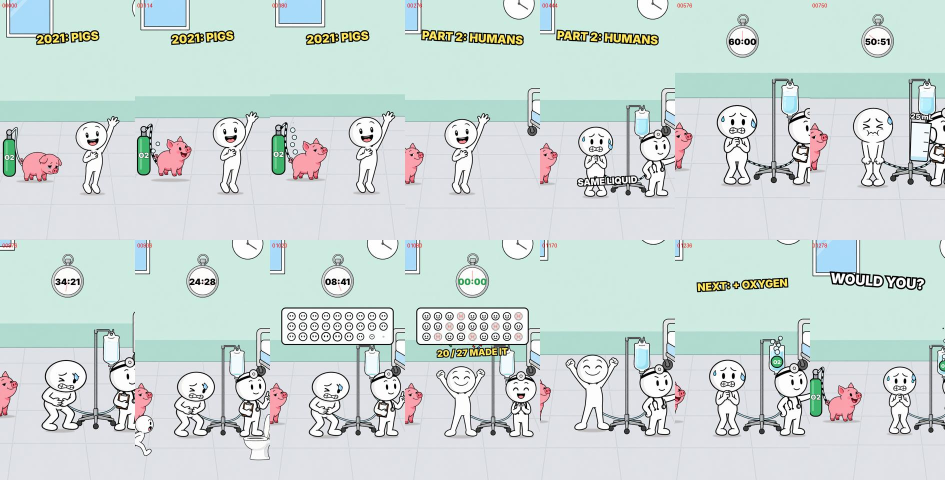
#> input picture cartoon-shorts/studio/images/butt-breath/qa/contact1.jpg, 1890 x 960 px (shown at 1/2 size)
$ python upscale.py ../../../../cartoon-shorts/studio/images/butt-breath/qa/contact1.jpg ../../../../cartoon-shorts/studio/images/butt-breath/qa/contact2.jpg 1.0
#> lines starting #> are read from the running program, lines starting #| are printed output that depends on the picture
# upscale.py in.png out.png factor - crisp upscale for flat cartoon cut-outs: smooth colours, re-sharpened ink + silhouette
import sys, numpy as np, cv2
from PIL import Image
src, dst, f = sys.argv[1], sys.argv[2], float(sys.argv[3])
im = np.asarray(Image.open(src).convert("RGBA")).astype(np.float32) / 255
rgb, a = im[..., :3], im[..., 3]
#> a: shape (960, 1890) float32; every value is 1
rgb = cv2.bilateralFilter(np.ascontiguousarray(rgb), 7, 0.08, 3)   # kill JPEG speckle, keep edges
h, w = a.shape; W, H = int(round(w * f)), int(round(h * f))
#> after `h, w = a.shape`: h = 960; w = 1890
#> after `W, H = (int(round(w * f)), int(round(h * f)))`: W = 1890; H = 960
def up(x): return cv2.resize(x, (W, H), interpolation=cv2.INTER_CUBIC)
def sharp(p, sig, lo=0.38, hi=0.62):
    p = cv2.GaussianBlur(p, (0, 0), sig); t = np.clip((p - lo) / (hi - lo), 0, 1); return t * t * (3 - 2 * t)
pre = rgb * a[..., None]
a_up = np.clip(up(a), 0, 1)
col = np.clip(up(pre) / np.maximum(a_up, 1e-3)[..., None], 0, 1)
inkp = np.clip((0.15 - rgb.max(2)) / 0.06, 0, 1) * a   # only true black ink (dark-grey metal stays grey)        # how "black outline" a pixel is
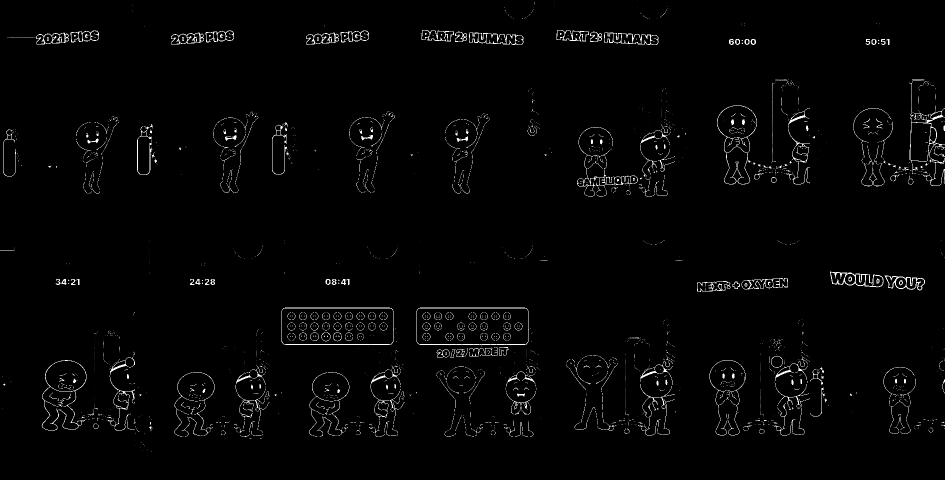
#> inkp: shape (960, 1890) float32 (shown at 1/2 size); min 0, max 1, mean 0.0196
ink_up = sharp(np.clip(up(inkp), 0, 1), 0.45 * f)
a_new = sharp(a_up, 0.45 * f, 0.35, 0.65)
ink_col = np.array([0.07, 0.07, 0.08], np.float32)
col = col * (1 - ink_up[..., None]) + ink_col * ink_up[..., None]
out = np.dstack([col, a_new])
Image.fromarray((np.clip(out, 0, 1) * 255 + 0.5).astype(np.uint8)).save(dst)

$ run again, on cartoon-shorts/studio/images/butt-breath/qa/raw_clinic.jpg
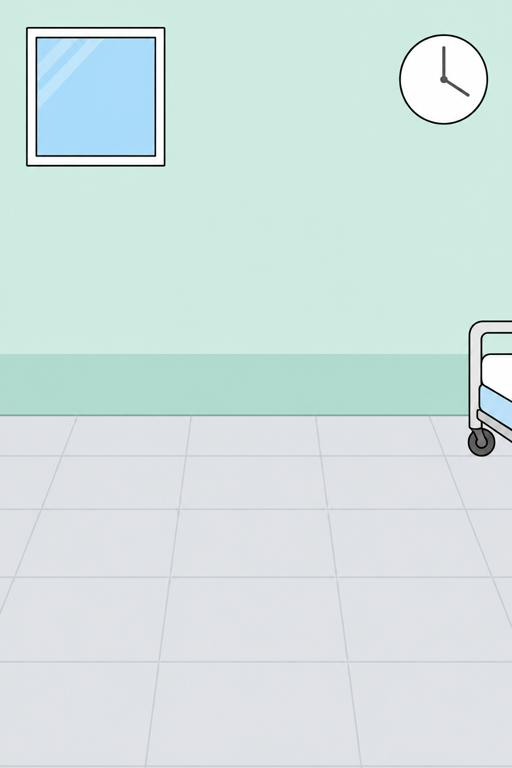
#> input picture cartoon-shorts/studio/images/butt-breath/qa/raw_clinic.jpg, 512 x 768 px
#> a: shape (768, 512) float32; every value is 1
#> `inkp = np.clip((0.15 - rgb.max(2)) / 0.06, 0, 1) * a   # only true bla..`:
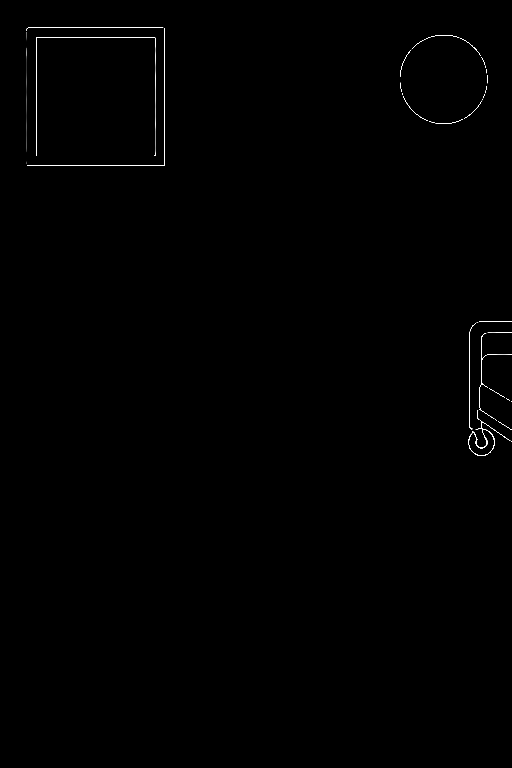
#> inkp: shape (768, 512) float32; min 0, max 1, mean 0.00395
